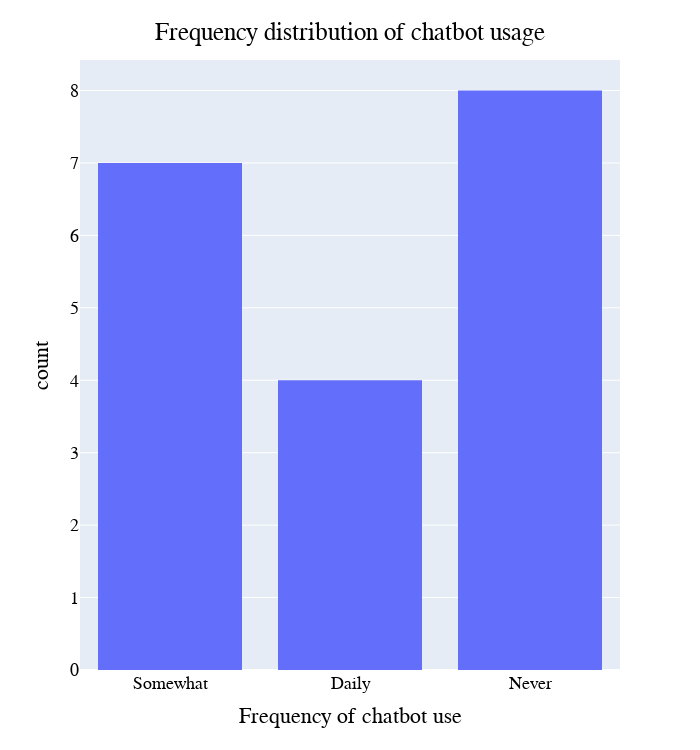

Notebook cell for this chart:
### Code cell
# How often the use a chatbot
fig = px.histogram(df_dem, x='How often do you use Siri, Alexa, Google Assistant or any other virtual assistant?')
fig.update_layout(
    width=700,
    height=750,
    title={
        'text': "Frequency distribution of chatbot usage",
        'y':0.97,
        'x':0.5,
        'xanchor': 'center',
        'yanchor': 'top'},
       xaxis_title = "Frequency of chatbot use",
    legend=dict(x=0.7, y=0.975),
    font=dict(
        family="Arial",
        size=18,
        color="#000000"
    ),
)
fig.show()

### Figure 1 — Plotly figure (JSON) as saved in the notebook; plotly's stock layout.template omitted (floating-point values rounded to 4 significant figures)
{"data": [{"alignmentgroup": "True", "bingroup": "x", "hovertemplate": "How often do you use Siri, Alexa, Google Assistant or any other virtual assistant?=%{x}<br>count=%{y}<extra></extra>", "legendgroup": "", "marker": {"color": "#636efa"}, "name": "", "offsetgroup": "", "orientation": "v", "showlegend": false, "type": "histogram", "x": ["Somewhat", "Somewhat", "Somewhat", "Daily", "Daily", "Somewhat", "Daily", "Somewhat", "Never", "Never", "Never", "Never", "Never", "Never", "Daily", "Somewhat", "Never", "Never", "Somewhat"], "xaxis": "x", "yaxis": "y"}], "layout": {"barmode": "relative", "font": {"color": "#000000", "family": "Arial", "size": 18}, "height": 750, "legend": {"tracegroupgap": 0, "x": 0.7, "y": 0.975}, "margin": {"t": 60}, "title": {"text": "Frequency distribution of chatbot usage", "x": 0.5, "xanchor": "center", "y": 0.97, "yanchor": "top"}, "width": 700, "xaxis": {"anchor": "y", "domain": [0, 1], "title": {"text": "Frequency of chatbot use"}}, "yaxis": {"anchor": "x", "domain": [0, 1], "title": {"text": "count"}}}}
